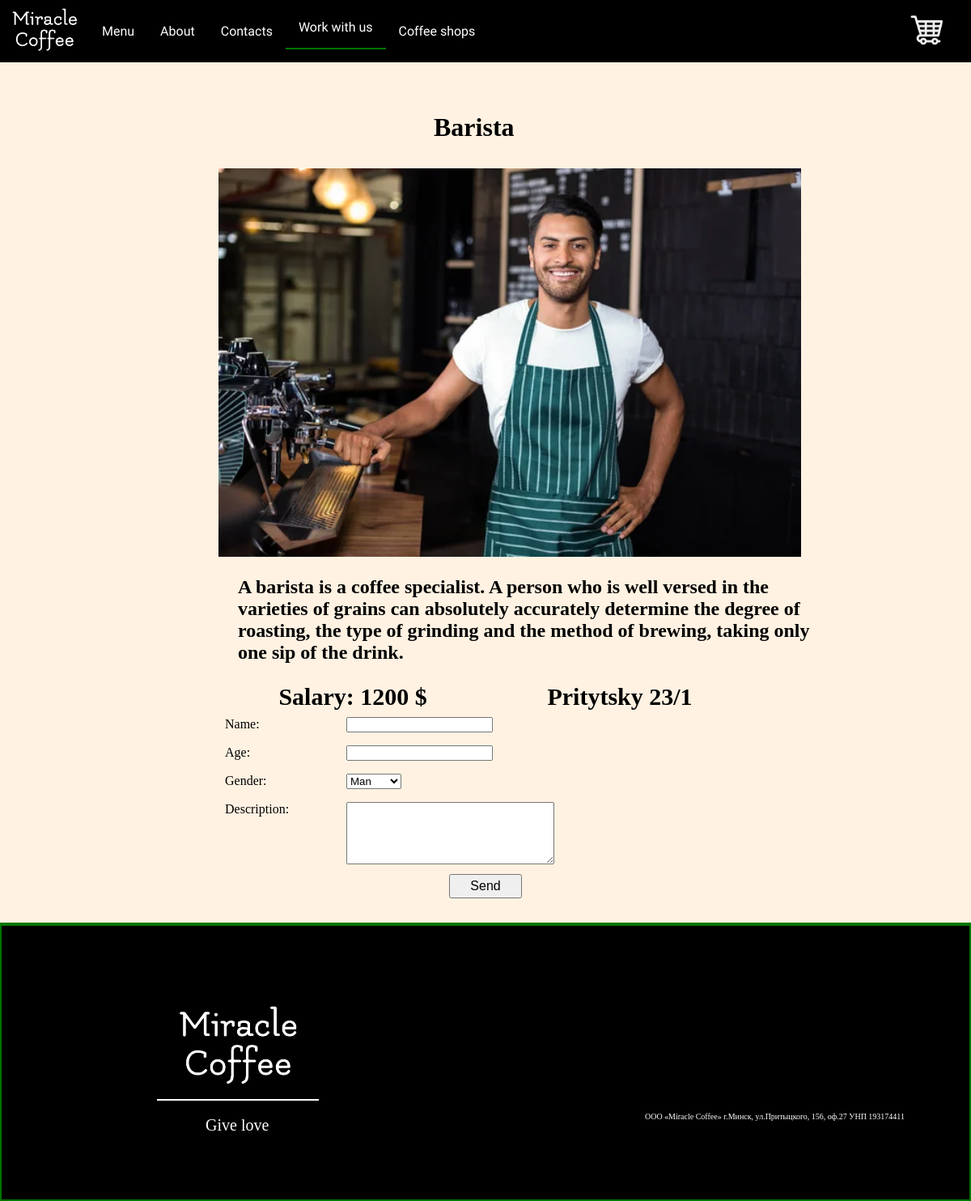
Screenshot of /work/vacancy/barista-pritytsky with the database file from the repository.
### coffee/models.py (models this page shows, shortened)
class Worker(models.Model):
    title = models.CharField(max_length=40)
    description = models.TextField()
    photo = models.ImageField(upload_to='work/', blank=True)
    salary = models.CharField(max_length=10, blank=True)
    slug = models.SlugField(unique=True, blank=True)
    coffee_shop = models.ForeignKey(CoffeeShop, on_delete=models.CASCADE)
    date_of_creation = models.DateTimeField(auto_now_add=True)
    views = models.CharField(max_length=255, default=0)

class CoffeeShop(models.Model):
    street = models.TextField(max_length=200)
    slug = models.SlugField(unique=True, blank=True)
    description = models.TextField()
    photo = models.ImageField(upload_to='shops/', blank=True)
    date_of_creation = models.DateTimeField()
    work_time = models.CharField(max_length=20)

### coffee/views.py (the view)
# urls.py: path('work', work_place, name='work'),
def work(requests, slug):
    if requests.method == 'POST':
        form = SendCV(requests.POST)
        if form.is_valid():
            Summary.objects.create(**form.cleaned_data)
            print(form.cleaned_data)
    form = SendCV()
    vacancy = Worker.objects.get(slug=slug)
    vacancy.views = F('views')+1
    vacancy.save()
    context = {
        'nav': 'work',
        'title': 'Work',
        'vacancy': vacancy,
        'form': form,
    }
    return render(requests, 'coffee/vacancy.html', context=context)

### coffee/forms.py
class SendCV(forms.Form):
    genders = (
        ('M', 'Man'),
        ('W', 'Women'),
        ('T', 'Trans')
    )
    name = forms.CharField(max_length=30)
    age = forms.CharField(max_length=3)
    gender = forms.ChoiceField(choices=genders)
    description = forms.CharField(widget=forms.Textarea(attrs={'cols': 30, 'rows': 5}))

### coffee/templates/coffee/vacancy.html (shortened to what this page needs)
{% extends 'coffee/base.html' %}
{% block canteiner%}
    <div class="vacancy">
        <h1>{{ vacancy.title }}</h1>
        <img src="{{vacancy.photo.url}}">
        <h2>{{ vacancy.description }}</h2>
        <div class="vacancy-text">
            <h3>Salary: {{ vacancy.salary }} $</h3>
            <h3>{{ vacancy.coffee_shop.street }}</h3>
        </div>
        <form action="{% url 'vacancy' vacancy.slug%}" method="post">
            {% for f in form%}
            <p><label class="form-class" for="{{ f.id_for_label }}">{{ f.label }}: </label>{{ f }}</p>
            {% endfor %}
            <button type="submit" id="form-button">Send</button>
        </form>
    </div>
{% endblock %}

### coffee/static/style/style.css (style rules this page uses)
* { margin: 0px; padding: 0px; }
.vacancy { margin-left: 15em; margin-right: 15em; padding: 30px; }
.vacancy > h1 { margin-right: auto; margin-left: auto; width: 4em; padding: 1em; }
.vacancy > img { display: block; width: 45em; margin-left: auto; margin-right: auto; }
.vacancy > h2 { margin-right: auto; margin-left: auto; width: 30em; padding: 1em; }
.vacancy-text { display: flex; justify-content: space-around; }
.vacancy-text > h3 { font-size: 30px; }
.form-class { display: inline-block; min-width: 150px; vertical-align: top; }
.vacancy > form p { padding: 0.5em; }
#form-button { display: block; min-width: 90px; min-height: 30px; font-size: 16px; margin-right: auto; margin-left: auto; }

### rows the page displays
Worker: title "Barista", photo (picture), description "A barista is a coffee specialist. A person who is well versed in the varieties of grains can absolutely accurately determine the degree of roasting, the type of grinding and the method of brewing, taking only one sip of the drink.", salary "1200", coffee_shop.street "Pritytsky 23/1"

### other values shown
{{ f.label }} "Name" "Age" "Gender" "Description"
